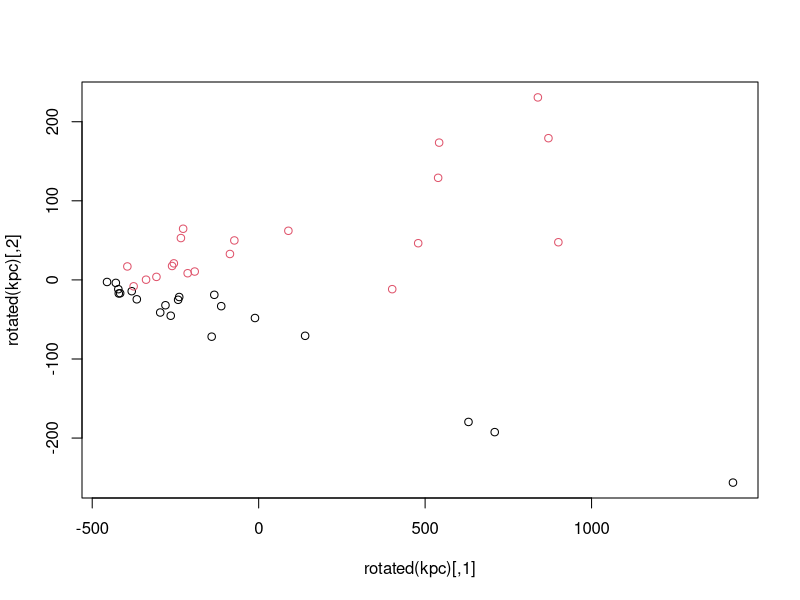
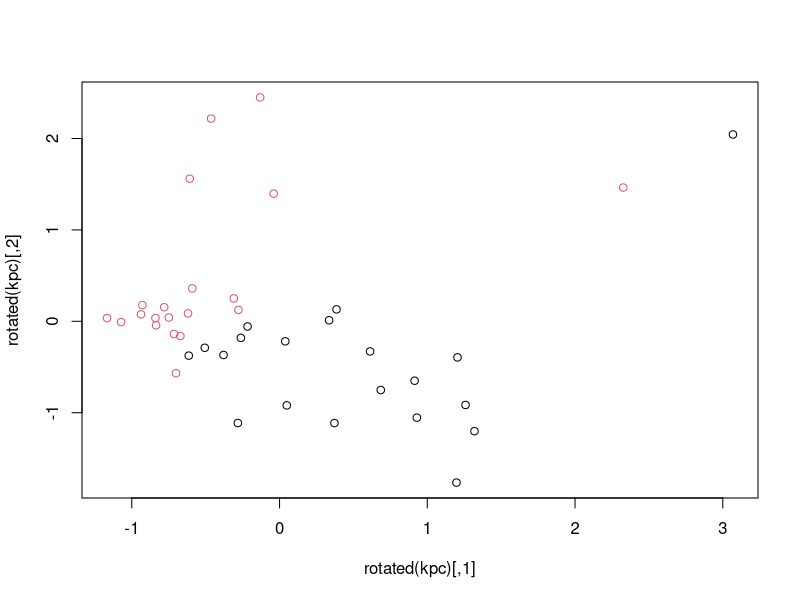
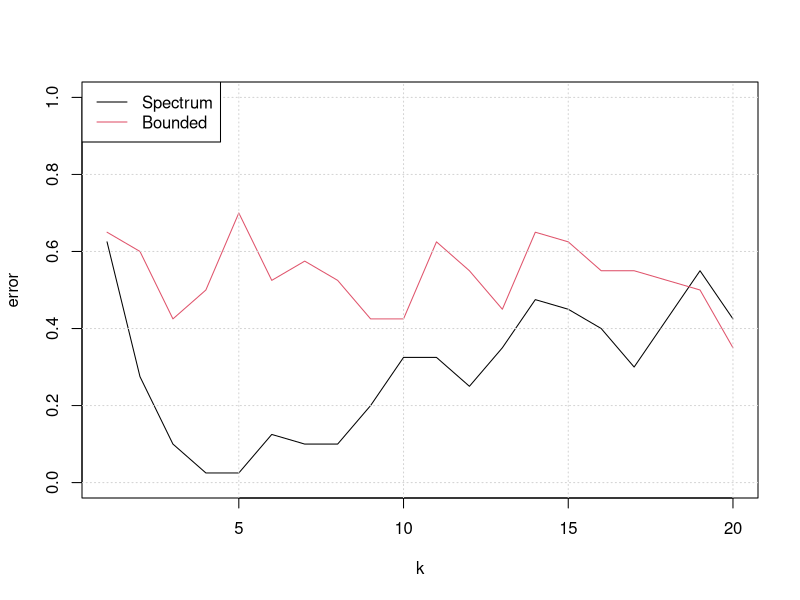
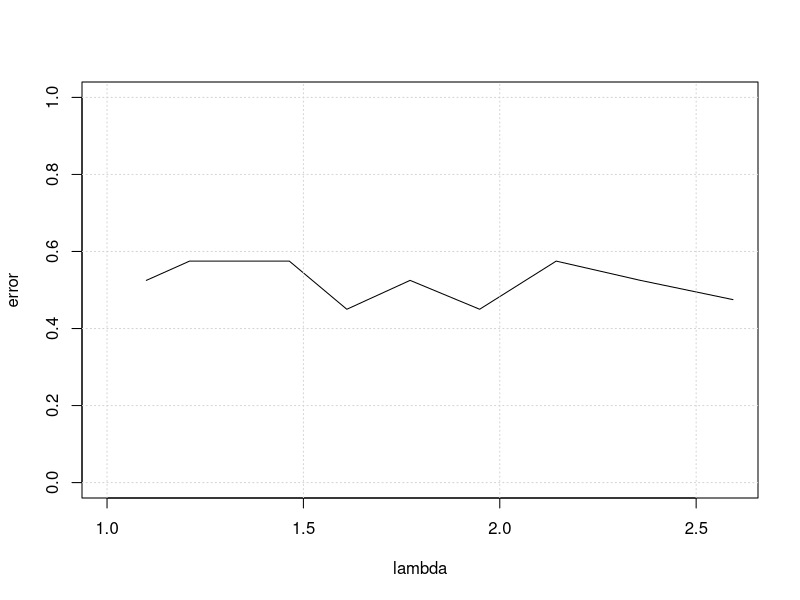

Write the R code that produced these figures, in order. (Note: this script raises an error after producing the figures.)
## Basic string kernels ##
##----------------------##

# We use the kernlab toolbox where several string kernels are implemented #
library(kernlab)

# Look at the descriptions and explanations

# Example: a simple spectrum kernel
sk <- stringdot(type="spectrum", length=2, normalized=FALSE)
sk('radar','abracadabra')

# Note the unexpected behavior
sk('aa','aa') # should be 1 but is 2
sk('aa','ba') # should be 0 but is 1
sk('aa','ab') # should be 0 and is 0
# This is because the strings contain one additional hidden character at the end!

# Note that all kernels created by stringdots only extract substrings without blocks
# To consider gappy substrings, we use another package
# library(stringkernels)

# Example: a simple gappy substring kernels
# sgk <- gapweightkernel(length=2,lambda=0.75,normalized=FALSE,use_characters=TRUE)

# Note that contrary to the spectrum kernel above, this one only computes a kernel on the characters you see
# sgk('aa','aa') # should be 1 ok
# sgk('aa','aaa') # should be 1*(1+1+0.75) ok



## Application to Reuter datasets ##
##--------------------------------##

# Load the data
data(reuters)
y <- rlabels
x <- reuters

# Visualize with kPCA for a particular kernel
sk <- stringdot(type="spectrum", length=2, normalized=FALSE)
kpc <- kpca(x,kernel=sk,scale=c())
plot(rotated(kpc),col=ifelse(y==levels(y)[1],1,2))

# Note that it is usually useful to normalize the kernel to remove the length effect
sk <- stringdot(type="spectrum", length=2, normalized=TRUE)
kpc <- kpca(x,kernel=sk,scale=c())
plot(rotated(kpc),col=ifelse(y==levels(y)[1],1,2))

# The gappy kernel...
#sgk <- gapweightkernel(length=2,lambda=0.75,normalized=TRUE,use_characters=TRUE)
#kpc <- kpca(x,kernel=sgk,scale=c())
#plot(rotated(kpc),col=ifelse(y==levels(y)[1],1,2))


# Train a SVM and estimate CV error with different kernels

# First we focus on spectrum and bounded kernels with different k
kmax <- 20
errspectrum <- numeric(kmax)
errboundrange <- numeric(kmax)
for (k in seq(kmax)) {
	cat('.')
	sk <- stringdot(type="spectrum", length=k, normalized=TRUE)
	svp <- ksvm(x,y,kernel=sk,scale=c(),cross=5)
	errspectrum[k] <- cross(svp)
	sk <- stringdot(type="boundrange", length=k, normalized=TRUE)
	svp <- ksvm(x,y,kernel=sk,scale=c(),cross=5)
	errboundrange[k] <- cross(svp)	
}

# Look at the results
plot(c(1,kmax),c(0,1),type='n',xlab="k",ylab='error')
lines(errspectrum,col=1)
lines(errboundrange,col=2)
grid()
legend("topleft",c('Spectrum','Bounded'),lty=1,col=seq(2))

# Test the exponential kernel with different lambdas
lambdaseq <- 1.1^seq(10)
nlambda <- length(lambdaseq)
errexponential <- numeric(nlambda)
for (i in seq(nlambda)) {
	cat('.')
	sk <- stringdot(type="exponential", lambda=lambdaseq[i], normalized=TRUE)
	svp <- ksvm(x,y,kernel=sk,scale=c(),cross=5)
	errexponential[i] = cross(svp)
}
plot(c(1,max(lambdaseq)),c(0,1),type='n',xlab="lambda",ylab='error')
lines(lambdaseq,errexponential)
grid()




## Protein localization ##
##----------------------##

# We need a library to parse sequence files in FASTA format
library(seqinr)

# Load localization data from http://www.psort.org/dataset/dataset1_0.txt
protdata <- read.fasta("dataset1_0.txt",seqtype="AA",as.string=TRUE)

# Extract protein localization information
annotation <- getName(protdata)

# We get the location information by parsing the annotation as follows
extractlocationfromannotation <- function(s){strsplit(s,'|',fixed=TRUE)[[1]][3]}
y <- factor(unlist(lapply(annotation,extractlocationfromannotation)))

# Extract the protein sequences
x <- unlist(getSequence(protdata,as.string=TRUE),recursive=FALSE)


## Discriminate membrane (inner or outer) vs non-membrane proteins ##

# We get the label as follows
ymembrane <- factor((y=="Inner") | (y=="Outer"))

# Take a random sample of size 100 for training, a random sample of size 100 for test
ntrain <- 100
ntest <- 100
itrain <- sample(length(x),ntrain)
itest <- sample(seq(length(x))[-itrain],ntest)

# Test spectrum kernel with various values for k and C
klist <- seq(5)
clist <- 3^seq(-1,6)
err <- matrix(0,length(klist),length(clist))

# Loop over k
for (ik in seq(length(klist))) {
	k <- klist[ik]
	cat('k=',k)
	
	# kernel definition
	sk <- stringdot(type="spectrum", length=k, normalized=TRUE)
	
	# Pre-compute the kernel matrices (this will be much faster after)
	cat('.')
	Ktrain <- kernelMatrix(sk,x[itrain])
	cat('.')
	Ktest <- kernelMatrix(sk,x[itest],x[itrain])
	ytrain <- ymembrane[itrain]
	
	# Loop over C
	for (ic in seq(length(clist))) {
		cat('.')
		
		# Train a SVM on training set
		svp <- ksvm(Ktrain,ytrain,type="C-svc",C=clist[ic])
		
		# Predict on test set
		ypred <- predict(svp,as.kernelMatrix(Ktest[,SVindex(svp)]))
		
		# Store accuracy
		err[ik,ic] <- sum(ypred != ymembrane[itest])
	}
	cat('\n')
}

err <- err/ntest
plot(c(min(clist),max(clist)),c(0,0.5),log="x",type='n', xlab="C",ylab="Error",main="Spectrum kernel")
nk <- length(klist)
for (ik in seq(nk)) {
	lines(clist,err[ik,],col=ik,lwd=2)
	}
legend("topright",paste("k =",seq(nk)),col=seq(nk),lwd=rep(2,nk))
grid(col='darkgray')


## Example of multiclass classification ##

sk <- stringdot(type="spectrum", length=2, normalized=TRUE)
Ktrain <- kernelMatrix(sk,x[itrain])
ytrain <- y[itrain]
m <- ksvm(Ktrain,ytrain,type="C-svc")
ypred <- predict(m,as.kernelMatrix(Ktest[,SVindex(m)]))

table(ypred,y[itest])
ypred <- predict(m,Ktest)
